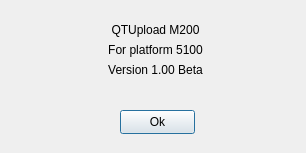
<ui version="4.0" >
 <author></author>
 <comment></comment>
 <exportmacro></exportmacro>
 <class>QAboutDialogClass</class>
 <widget class="QDialog" name="QAboutDialogClass" >
  <property name="geometry" >
   <rect>
    <x>0</x>
    <y>0</y>
    <width>306</width>
    <height>153</height>
   </rect>
  </property>
  <property name="windowTitle" >
   <string>QAboutDialog</string>
  </property>
  <widget class="QLabel" name="label_2" >
   <property name="geometry" >
    <rect>
     <x>0</x>
     <y>40</y>
     <width>311</width>
     <height>20</height>
    </rect>
   </property>
   <property name="text" >
    <string>For platform 5100</string>
   </property>
   <property name="alignment" >
    <set>Qt::AlignCenter</set>
   </property>
  </widget>
  <widget class="QLabel" name="label_3" >
   <property name="geometry" >
    <rect>
     <x>0</x>
     <y>60</y>
     <width>311</width>
     <height>20</height>
    </rect>
   </property>
   <property name="text" >
    <string>Version 1.00 Beta</string>
   </property>
   <property name="alignment" >
    <set>Qt::AlignCenter</set>
   </property>
  </widget>
  <widget class="QLabel" name="label" >
   <property name="geometry" >
    <rect>
     <x>0</x>
     <y>20</y>
     <width>311</width>
     <height>20</height>
    </rect>
   </property>
   <property name="layoutDirection" >
    <enum>Qt::LeftToRight</enum>
   </property>
   <property name="text" >
    <string>QTUpload M200</string>
   </property>
   <property name="textFormat" >
    <enum>Qt::AutoText</enum>
   </property>
   <property name="alignment" >
    <set>Qt::AlignCenter</set>
   </property>
  </widget>
  <widget class="QPushButton" name="pushOk" >
   <property name="geometry" >
    <rect>
     <x>120</x>
     <y>110</y>
     <width>75</width>
     <height>24</height>
    </rect>
   </property>
   <property name="toolTip" >
    <string>Close window</string>
   </property>
   <property name="text" >
    <string>Ok</string>
   </property>
  </widget>
 </widget>
 <layoutdefault spacing="6" margin="11" />
 <pixmapfunction></pixmapfunction>
 <resources/>
 <connections/>
</ui>
